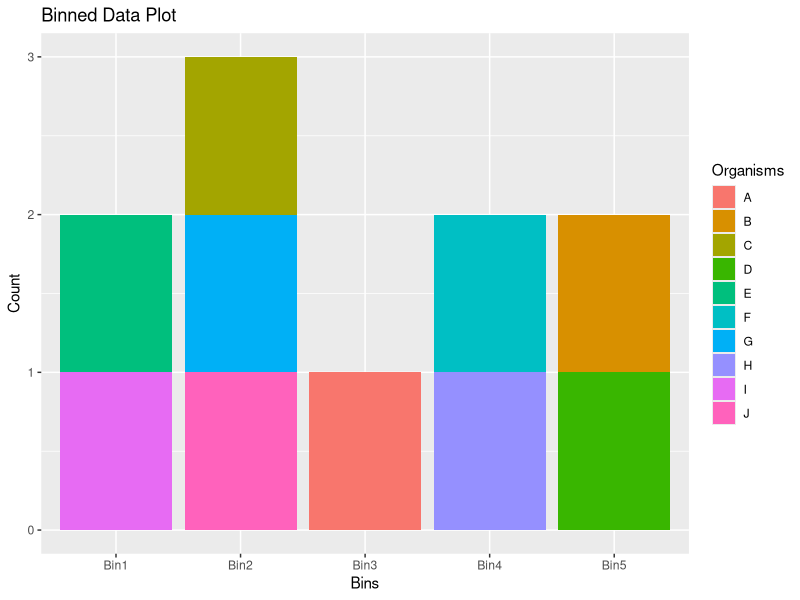
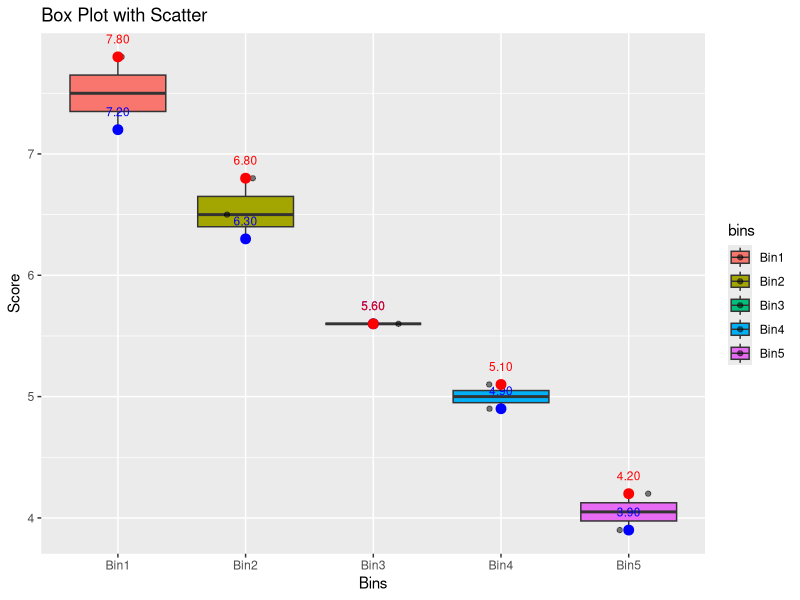

Here is the R script that generated these plots, in order:
library(ggplot2)

# Read the TSV file with header
data <- read.table("input.tsv", sep="\t", header=TRUE, na.strings = c("", "NA"))

# Remove rows with missing or non-numeric Score values
data <- data.frame(data[!is.na(data$Score) & is.numeric(data$Score), ])

# Convert the Score column to numeric
data$Score <- as.numeric(as.character(data$Score))

# Determine the number of bins using Sturges' formula
num_bins <- ceiling(log2(nrow(data)) + 1)

# Bin the Org column based on the Score column
bins <- cut(data$Score, breaks = num_bins, include.lowest = TRUE, labels = FALSE)

# Create bin names
bin_names <- ifelse(is.na(bins), "BinNA", paste("Bin", as.character(num_bins - bins + 1), sep = ""))

# Add bin names to the data
data$bins <- factor(bin_names)

# Write the bins and organisms to an output file
output <- data.frame(Bins = bin_names, Organisms = data$Org)
write.table(output, "output.tsv", sep="\t", quote=FALSE, row.names = FALSE)

# Calculate min and max Score per bin
min_max_Score <- aggregate(data$Score, by=list(data$bins), FUN=function(x) c(min=min(x), max=max(x)))

# Split min_max_Score into two columns
min_max_Score <- cbind(min_max_Score[1], min_max_Score[[2]])

# Modify the column names
colnames(min_max_Score) <- c("Bins", "Min_Score", "Max_Score")

# Write the min and max Score per bin to a file
write.table(min_max_Score, "min_max_Score.tsv", sep="\t", quote=FALSE, row.names = FALSE)

# Plot the binned data (bar plot) and save as PDF
bar_plot <- ggplot(data, aes(x = bins, fill = Org)) +
  geom_bar() +
  labs(x = "Bins", y = "Count") +
  ggtitle("Binned Data Plot") +
  scale_fill_discrete(name = "Organisms")

ggsave("bar_plot.pdf", plot = bar_plot, device = "pdf", width = 35, height = 20)

# Plot the binned data (box plot) and save as PDF
box_plot <- ggplot(data, aes(x = bins, y = Score)) +
  geom_boxplot(aes(fill = bins)) +
  geom_jitter(width = 0.2, height = 0, alpha = 0.5, aes(fill = bins)) +
  labs(x = "Bins", y = "Score") +
  ggtitle("Box Plot with Scatter") +
  scale_fill_discrete() +
  geom_point(data = min_max_Score, aes(x = Bins, y = Min_Score), color = 'blue', size = 3) +
  geom_text(data = min_max_Score, aes(x = Bins, y = Min_Score, label = sprintf("%.2f", Min_Score)), vjust = -1.5, size = 3, color = 'blue') +
  geom_point(data = min_max_Score, aes(x = Bins, y = Max_Score), color = 'red', size = 3) +
  geom_text(data = min_max_Score, aes(x = Bins, y = Max_Score, label = sprintf("%.2f", Max_Score)), vjust = -1.5, size = 3, color = 'red')

ggsave("box_plot.pdf", plot = box_plot, device = "pdf", width = 10, height = 6)
